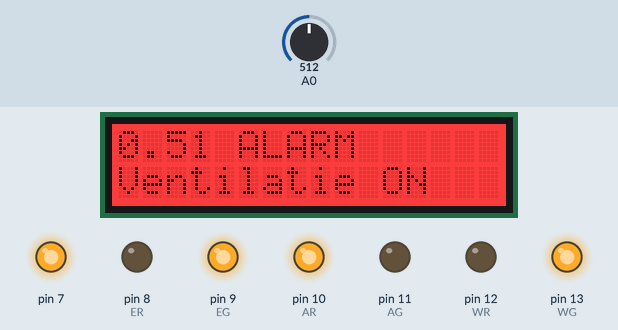
A sketch run on a simulated Arduino Uno, built with avr-gcc and run on an emulated ATmega328P. On the bench: 16×2 character LCD, output pins drawn as LEDs (lit = HIGH). The test bench sets the inputs (shaded band); at power-on: A0 = 512. What the sketch prints to the serial monitor is not drawn.

Above: at 1.2 s.
1.3 s: A0 set to 1010
At 2.6 s:
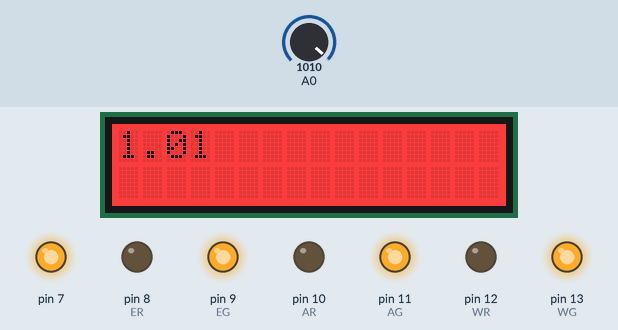
5.4 s: A0 set to 290
At 7.2 s:
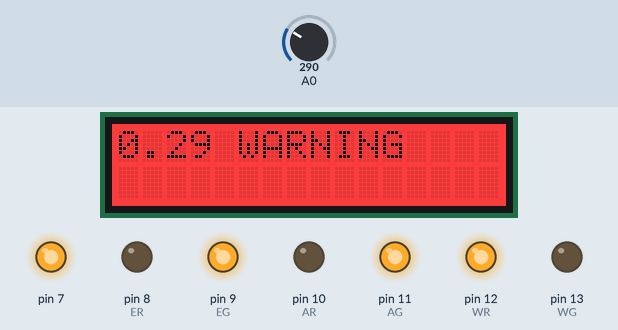
7.7 s: A0 set to 40
At 8.6 s:
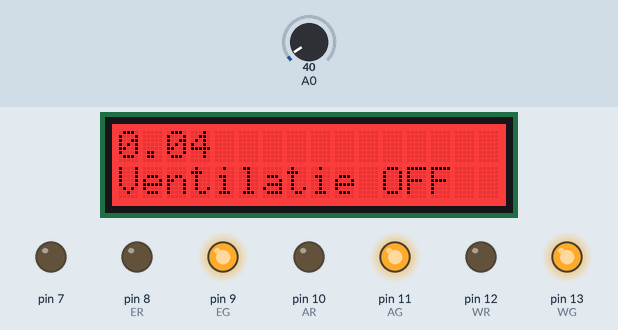
9.8 s: A0 set to 89
At 11.3 s:
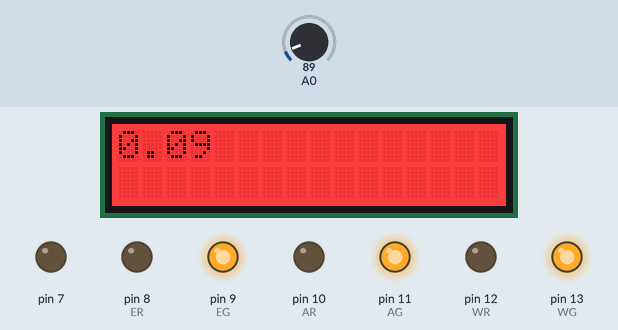
11.9 s: A0 set to 107
At 13.6 s:
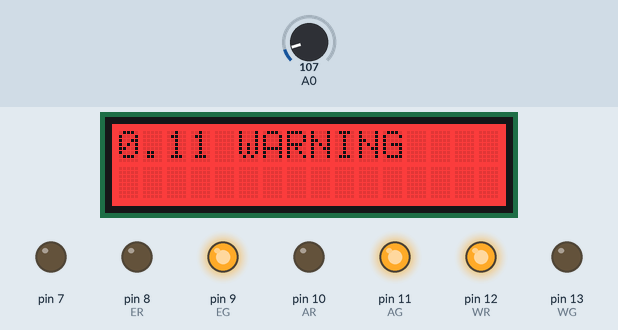
13.9 s: A0 set to 291
At 14.8 s:
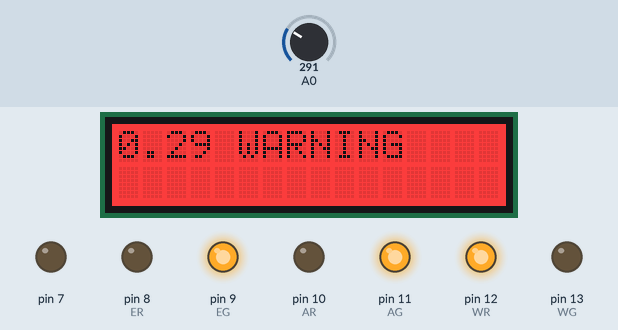
16.0 s: A0 set to 315
Timing chart, 0 to 19.0 s (numbered marks = the images above; inputs shaded):
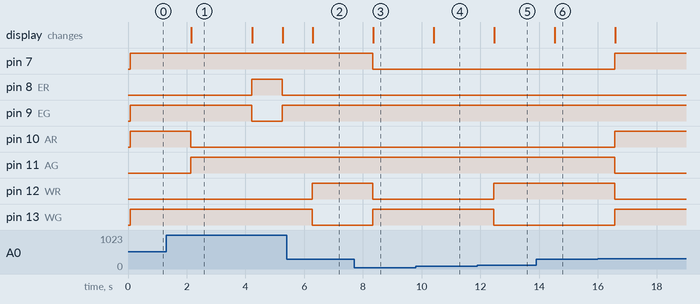

Measured:
- the behaviour switches between 99 and 100 on A0 (found by bisection; images 4 and 5)
- after the input at 1.3 s, pin 8 (ER): LOW → HIGH after 2.9 s, → LOW 1.0 s later; pin 9 (EG): HIGH → LOW after 2.9 s, → HIGH 1.0 s later; pin 10 (AR): HIGH → LOW after 0.84 s; pin 11 (AG): LOW → HIGH after 0.84 s; the display: changes after 0.85 s (image 1)
- after the input at 5.4 s, pin 8 (ER): stays LOW (without the input it goes to HIGH after 1.9 s); pin 9 (EG): stays HIGH (without the input it goes to LOW after 1.9 s); pin 12 (WR): LOW → HIGH after 0.88 s; pin 13 (WG): HIGH → LOW after 0.88 s; the display: changes after 0.89 s (image 2)
- after the input at 7.7 s, pin 7, pin 12 (WR): HIGH → LOW after 0.64 s; pin 13 (WG): LOW → HIGH after 0.64 s; the display: changes after 0.65 s (image 3)
- after the input at 9.8 s, the display: changes after 0.62 s (image 4)
- after the input at 11.9 s, pin 12 (WR): LOW → HIGH after 0.56 s; pin 13 (WG): HIGH → LOW after 0.56 s; the display: changes after 0.58 s (image 5)
- after the input at 13.9 s, the display: changes after 0.63 s (image 6)
- after the input at 16.0 s, pin 7, pin 10 (AR), pin 13 (WG): LOW → HIGH after 0.57 s; pin 11 (AG), pin 12 (WR): HIGH → LOW after 0.57 s

The sketch:

Monitorizarea_cantitatii_de_CO2_dintr-un_avion.ino
```cpp
// Sistem de monitorizare CO2 - codul utilizat in simularea Proteus.
// Codul de mai jos pastreaza logica proiectului original; au fost adaugate comentarii
// pentru a explica rolul pinilor si al fiecarei ramuri de functionare.

#include "DFRobot_RGBLCD1602.h"
#include  <Wire.h>
DFRobot_RGBLCD1602 lcd(16,2);

// Culoarea de baza a LCD-ului RGB.
const int colorR = 255;
const int colorG = 0;
const int colorB = 0;
// LED verde WARNING / LED rosu WARNING.
int WG = 13;
int WR = 12;
// LED verde ALARM / LED rosu ALARM.
int AG = 11;
int AR = 10;
// LED verde ERROR / LED rosu ERROR.
int EG = 9;
int ER = 8;
// Contor pentru citirile considerate eronate.
int a=0;

// Initializarea LCD-ului, LED-urilor, iesirii pentru ventilatie si a portului Serial.
void setup() {
  lcd.init();
  lcd.setRGB(colorR,colorG,colorB);
  pinMode(WG, OUTPUT);
  pinMode(WR, OUTPUT);
  pinMode(AG, OUTPUT);
  pinMode(AR, OUTPUT);
  pinMode(EG, OUTPUT);
  pinMode(ER, OUTPUT);
  pinMode(7, OUTPUT);
  Serial.begin(9600);
}

// Citirea si evaluarea valorii CO2 se face o data pe secunda.
void loop() {
// Citeste valoarea analogica de la A0.
float pot = analogRead(A0);
  // Intervalul WARNING: valoarea afisata este intre 0.10 si 0.30.
  if(pot>=100 && pot<300)
    {
     lcd.setCursor(0,0);
     lcd.print(pot/1000);
     lcd.setCursor(5,0);
     lcd.print("WARNING");
     Serial.println(" WARNING ");
     Serial.println(pot/1000);
     digitalWrite(WG, LOW);
     digitalWrite(WR, HIGH);
     digitalWrite(AG, HIGH);
     digitalWrite(AR, LOW);
     digitalWrite(EG, HIGH);
     digitalWrite(ER, LOW);
     lcd.setCursor(0,1);
     lcd.print("               ");
    }
    // Intervalul ALARM: valoarea afisata este intre 0.30 si 1.00.
    else if(pot>=300 && pot<1000)
    {
     lcd.setCursor(0,0);
     lcd.print(pot/1000);
     lcd.setCursor(5,0);
     lcd.print("ALARM");
     Serial.println(" ALARM ");
     Serial.println(pot/1000);
     digitalWrite(WG, HIGH);
     digitalWrite(WR, LOW);
     digitalWrite(AG, LOW);
     digitalWrite(AR, HIGH);
     digitalWrite(EG, HIGH);
     digitalWrite(ER, LOW);
     digitalWrite(7, HIGH);
     lcd.setCursor(0,1);
     lcd.print("Ventilatie ON     ");
     Serial.println(" Se porneste instalatia de ventilatie ");
    }
    // Valori foarte mici: ventilatia este oprita.
    else if(pot >0 && pot<=50)
    {
     lcd.setCursor(0,0);
     lcd.print(pot/1000);
     lcd.setCursor(5,0);
     lcd.print("          ");
     Serial.println(pot/1000);
     digitalWrite(WG, HIGH);
     digitalWrite(WR, LOW);
     digitalWrite(AG, HIGH);
     digitalWrite(AR, LOW);
     digitalWrite(EG, HIGH);
     digitalWrite(ER, LOW);
     digitalWrite(7, LOW);
     lcd.setCursor(0,1);
     lcd.print("Ventilatie OFF     ");
     Serial.println(" Instalatia de ventilatie se opreste ");
    }
    // Valoare considerata in afara intervalului acceptat.
    // Dupa trei citiri de acest tip se afiseaza ERROR.
    else if(pot<0 || pot>1000)
    {
    a=a+1;
     lcd.setCursor(0,0);
     lcd.print(pot/1000);
     lcd.setCursor(5,0);
     lcd.print("          ");
     Serial.println(pot/1000);
     digitalWrite(WG, HIGH);
     digitalWrite(WR, LOW);
     digitalWrite(AG, HIGH);
     digitalWrite(AR, LOW);
     digitalWrite(EG, HIGH);
     digitalWrite(ER, LOW);
     lcd.setCursor(0,1);
     lcd.print("               ");
    if(a==3){
     lcd.setCursor(0,0);
     lcd.print(pot/1000);
     lcd.setCursor(5,0);
     lcd.print("EROR");
     Serial.println(" EROR ");
     Serial.println(pot/1000);
     digitalWrite(WG, HIGH);
     digitalWrite(WR, LOW);
     digitalWrite(AG, HIGH);
     digitalWrite(AR, LOW);
     digitalWrite(EG, LOW);
     digitalWrite(ER, HIGH);
     lcd.setCursor(0,1);
     lcd.print("               ");
     a=0;
    } }
    // Valoare normala, fara WARNING sau ALARM.
    else if(pot>=0 && pot<=1000)
    {
     lcd.setCursor(0,0);
     lcd.print(pot/1000);
     lcd.setCursor(5,0);
     lcd.print("          ");
     Serial.println(pot/1000);
     digitalWrite(WG, HIGH);
     digitalWrite(WR, LOW);
     digitalWrite(AG, HIGH);
     digitalWrite(AR, LOW);
     digitalWrite(EG, HIGH);
     digitalWrite(ER, LOW);
     lcd.setCursor(0,1);
     lcd.print("               ");
    }
      // Asteapta aproximativ o secunda pana la urmatoarea citire.
      delay(1000);
}
```
